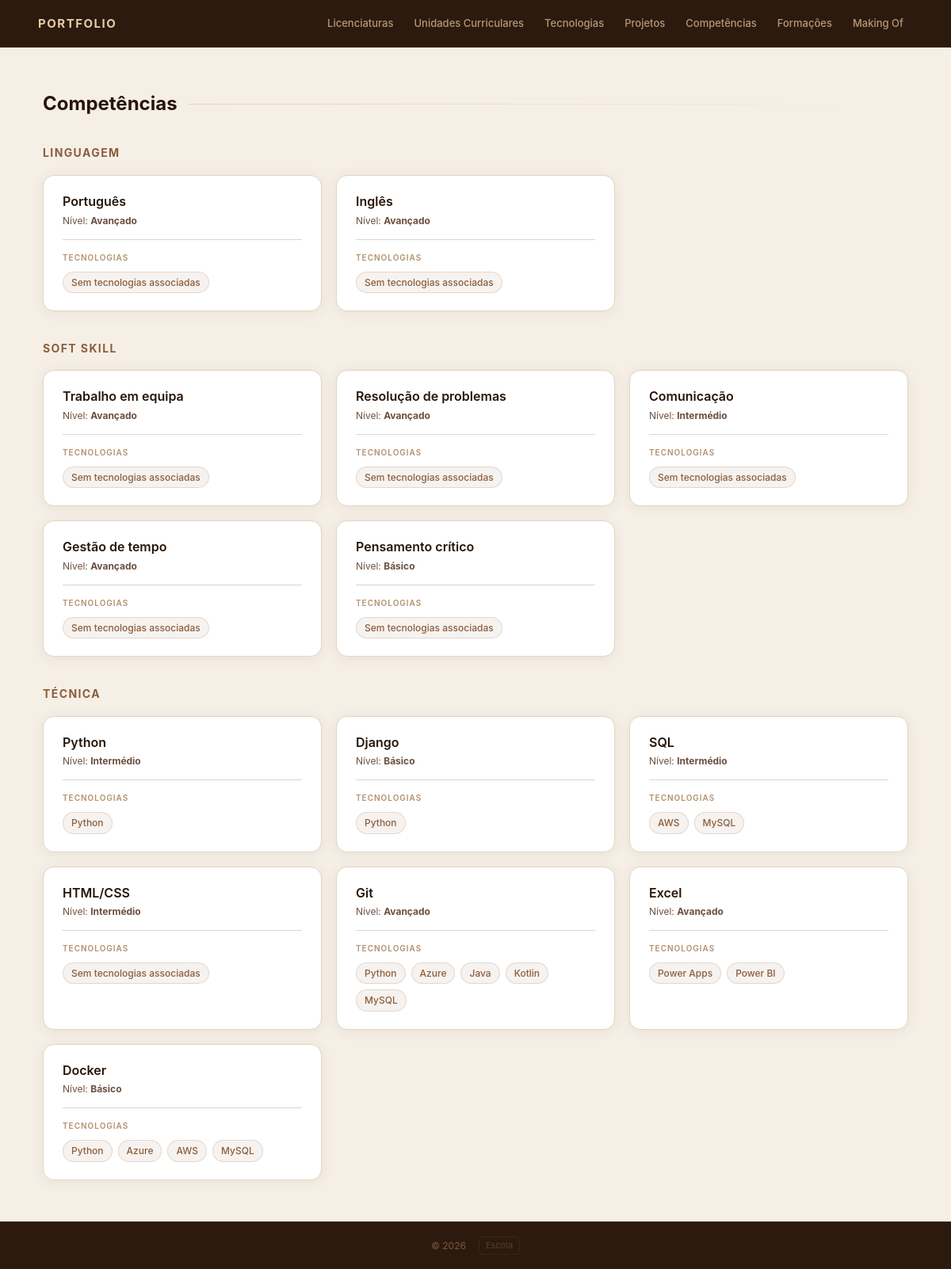
The page /competencias/ on the database its author committed.
### portfolio/models.py (models this page shows, shortened)
class Competencia(models.Model):
    TIPO_CHOICES = [
        ('tecnica', 'Técnica'),
        ('soft', 'Soft Skill'),
        ('linguagem', 'Linguagem'),
    ]
    NIVEL_CHOICES = [
        ('basico', 'Básico'),
        ('intermedio', 'Intermédio'),
        ('avancado', 'Avançado'),
    ]
    nome = models.CharField(max_length=200)
    tipo = models.CharField(max_length=20, choices=TIPO_CHOICES, default='tecnica')
    nivel = models.CharField(max_length=20, choices=NIVEL_CHOICES, default='basico')
    descricao = models.TextField(blank=True)
    tecnologias = models.ManyToManyField(Tecnologia, blank=True)
    projetos = models.ManyToManyField(Projeto, blank=True)

class Tecnologia(models.Model):
    CATEGORIA_CHOICES = [
        ('linguagem', 'Linguagem de Programação'),
        ('framework', 'Framework'),
        ('base_dados', 'Base de Dados'),
        ('ferramenta', 'Ferramenta'),
        ('outro', 'Outro'),
    ]
    nome = models.CharField(max_length=100)
    descricao = models.TextField(blank=True)
    logo = models.ImageField(upload_to='tecnologias/', blank=True, null=True)
    url_website = models.URLField(blank=True)
    nivel_interesse = models.IntegerField(default=1)  # ex: 1 a 5
    categoria = models.CharField(max_length=20, choices=CATEGORIA_CHOICES, default='outro')

### portfolio/views.py (the view)
# urls.py: path('competencias/', views.competencias_view, name='competencias'),
def competencias_view(request):
    competencias = Competencia.objects.prefetch_related('tecnologias').order_by('tipo')
    return render(request, 'portfolio/competencias.html', {'competencias': competencias})

### portfolio/templates/portfolio/competencias.html
{% extends 'portfolio/base.html' %}
{% block content %}
<h2 class="page-title">Competências</h2>
{% regroup competencias by get_tipo_display as grupos %}
{% for grupo in grupos %}
<h3 class="group-title">{{ grupo.grouper }}</h3>
<section class="cards-grid">
    {% for comp in grupo.list %}
    <article>
        <header>
            <h3>{{ comp.nome }}</h3>
            <p>Nível: <strong>{{ comp.get_nivel_display }}</strong></p>
        </header>
        <section>
            <h4>Tecnologias</h4>
            <ul>
                {% for tec in comp.tecnologias.all %}
                    <li>{{ tec.nome }}</li>
                {% empty %}
                    <li>Sem tecnologias associadas</li>
                {% endfor %}
            </ul>
        </section>
    </article>
    {% endfor %}
</section>
{% endfor %}
{% endblock %}

### portfolio/static/portfolio/styles.css (style rules this page uses)
:root { --bg: #f5efe6; --bg-card: #ffffff; --bg-card-hover:#fdf8f2; --border: #e2d5c3; --border-hover: #c4a47c; --accent: #8b5e3c; --accent-soft: rgba(139,94,60,0.08); --accent-mid: #a5703f; --text: #261508; --text-muted: #6b5040; --text-faint: #b09070; --radius: 14px; --shadow: 0 2px 16px rgba(100,60,20,0.08); --shadow-hover: 0 8px 28px rgba(100,60,20,0.14); }
* { box-sizing: border-box; margin: 0; padding: 0; }
body { font-family: "Inter", "Segoe UI", system-ui, -apple-system, sans-serif; background: var(--bg); color: var(--text); line-height: 1.6; min-height: 100vh; display: flex; flex-direction: column; }
h2.page-title { font-size: 24px; font-weight: 700; color: var(--text); margin-bottom: 32px; display: flex; align-items: center; gap: 14px; }
h2.page-title::after { content: ''; flex: 1; height: 1px; background: linear-gradient(to right, var(--border), transparent); }
h3.group-title { font-size: 14px; font-weight: 700; text-transform: uppercase; letter-spacing: 0.1em; color: var(--accent); margin: 36px 0 16px; }
h3.group-title:first-of-type { margin-top: 0; }
.cards-grid { display: grid; grid-template-columns: repeat(auto-fill, minmax(300px, 1fr)); gap: 18px; }
article { background: var(--bg-card); border: 1px solid var(--border); border-radius: var(--radius); padding: 22px 24px; box-shadow: var(--shadow); transition: transform 0.2s ease, border-color 0.2s, box-shadow 0.2s; position: relative; overflow: hidden; }
article::before { content: ''; position: absolute; top: 0; left: 0; width: 3px; height: 100%; background: linear-gradient(to bottom, var(--accent), transparent); opacity: 0; transition: opacity 0.2s; }
article > header { margin-bottom: 14px; }
article > header h3 { font-size: 16px; font-weight: 600; color: var(--text); margin-bottom: 5px; line-height: 1.3; }
article > header p { font-size: 12px; color: var(--text-muted); line-height: 1.5; }
article > section { margin-top: 14px; padding-top: 14px; border-top: 1px solid var(--border); }
article > section > h4 { font-size: 10px; font-weight: 600; text-transform: uppercase; letter-spacing: 0.1em; color: var(--text-faint); margin-bottom: 10px; }
article > section > ul { list-style: none; display: flex; flex-wrap: wrap; gap: 7px; }
article > section > ul > li { background: var(--accent-soft); color: var(--accent); border: 1px solid rgba(139,94,60,0.18); padding: 3px 10px; border-radius: 999px; font-size: 12px; font-weight: 500; }

### rows shown on the page
Competencia: nome "Português", nivel "Avançado"
Competencia: nome "Inglês", nivel "Avançado"
Competencia: nome "Trabalho em equipa", nivel "Avançado"
Competencia: nome "Resolução de problemas", nivel "Avançado"
Competencia: nome "Comunicação", nivel "Intermédio"
Competencia: nome "Gestão de tempo", nivel "Avançado"
Competencia: nome "Pensamento crítico", nivel "Básico"
Competencia: nome "Python", nivel "Intermédio"
Tecnologia: nome "Python"
Competencia: nome "Django", nivel "Básico"
Competencia: nome "SQL", nivel "Intermédio"
Tecnologia: nome "AWS"
Tecnologia: nome "MySQL"
Competencia: nome "HTML/CSS", nivel "Intermédio"
Competencia: nome "Git", nivel "Avançado"
Tecnologia: nome "Azure"
Tecnologia: nome "Java"
Tecnologia: nome "Kotlin"
Competencia: nome "Excel", nivel "Avançado"
Tecnologia: nome "Power Apps"
Tecnologia: nome "Power BI"
Competencia: nome "Docker", nivel "Básico"

### other values the page prints
{{ grupo.grouper }} "LINGUAGEM" "SOFT SKILL" "TÉCNICA"
